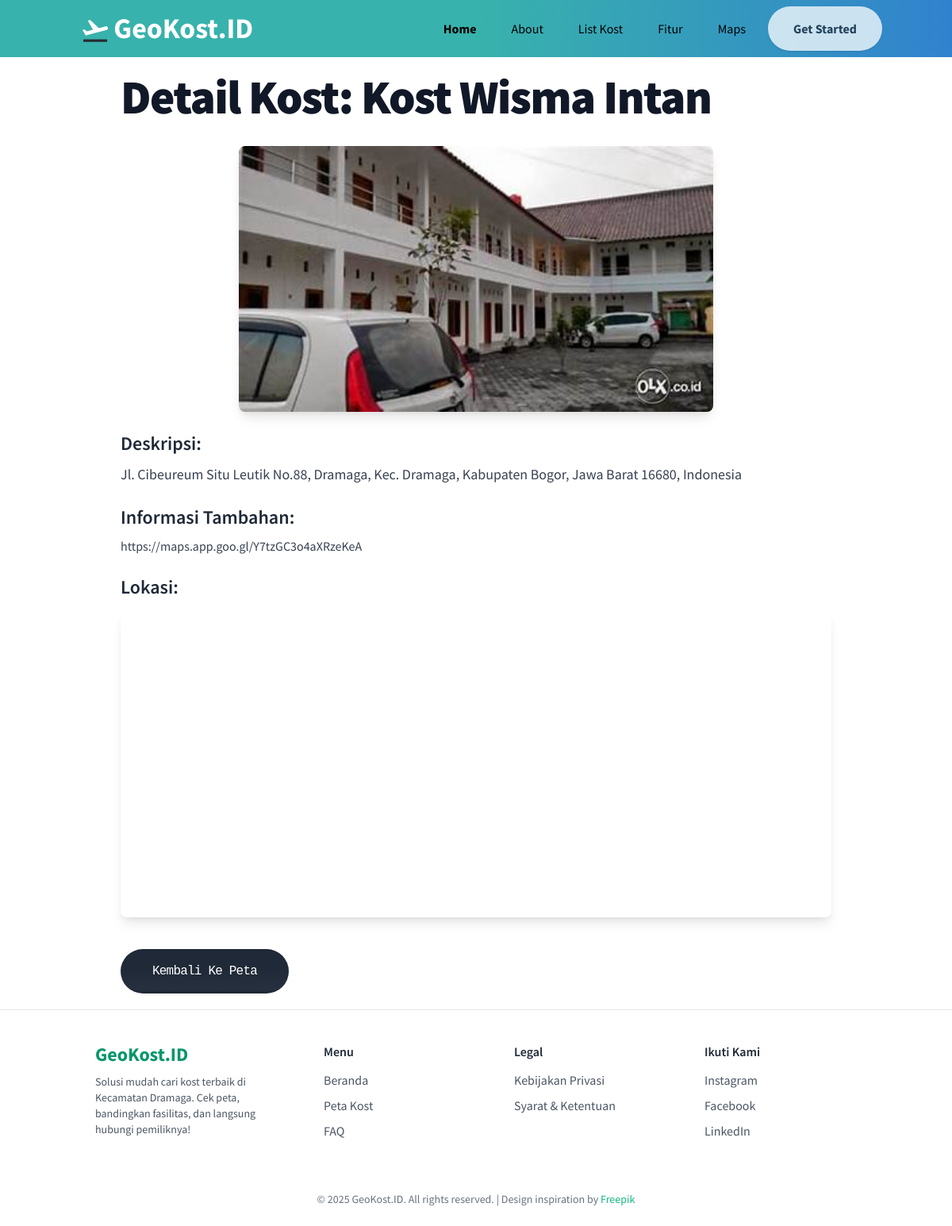
The app's page /detail.php?id=15 with its own data.
### tables this page shows
CREATE TABLE `maps` (
  `id` int UNSIGNED NOT NULL,
  `title` varchar(100) NOT NULL,
  `description` text NOT NULL,
  `info` text NOT NULL,
  `image` varchar(100) DEFAULT NULL,
  `latitude` varchar(40) NOT NULL,
  `longitude` varchar(40) NOT NULL,
  `created_at` timestamp NULL DEFAULT NULL,
  `updated_at` timestamp NULL DEFAULT NULL
);

### detail.php (the view, shortened to what this page needs)
<?php
include "header.php";
$id = intval($_GET['id']);
$query = $pdo->prepare("SELECT * FROM maps WHERE id = :id");
$query->execute(['id' => $id]);
$kost = $query->fetch();
?>
<br><br><br>
<section id="detail" class="p-5 bg-white dark:bg-gray-900">
    <div class="container mx-auto max-w-4xl">
        <h1
            class="mb-4 text-4xl font-extrabold tracking-tight leading-none text-gray-900 md:text-5xl lg:text-6xl dark:text-white">
            Detail Kost: <?= htmlspecialchars($kost['title']) ?>
        </h1>
        <div class="mt-8 space-y-6">
            <?php if (!empty($kost['image'])): ?>
                <img src="assets/images/maps/<?= htmlspecialchars($kost['image']) ?>"
                    alt="<?= htmlspecialchars($kost['title']) ?>" class="w-2/3 mx-auto rounded-lg shadow-lg" />
            <?php endif; ?>
            <div>
                <h2 class="text-2xl font-semibold text-gray-800 dark:text-white">Deskripsi:</h2>
                <p class="mt-2 text-lg text-gray-700 dark:text-gray-300 leading-relaxed">
                    <?= !empty($kost['description']) ? htmlspecialchars($kost['description']) : "Deskripsi tidak tersedia." ?>
                </p>
            </div>
            <?php if (!empty($kost['info'])): ?>
                <div>
                    <h2 class="text-2xl font-semibold text-gray-800 dark:text-white">Informasi Tambahan:</h2>
                    <p class="mt-2 text-gray-700 dark:text-gray-300">
                        <?= htmlspecialchars_decode($kost['info']); ?>
                    </p>
                </div>
            <?php endif; ?>
            <div>
                <h2 class="text-2xl font-semibold text-gray-800 dark:text-white">Lokasi:</h2>
                <div id="map-canvas" class="w-full h-96 mt-4 rounded-lg shadow-lg"></div>
            </div>
            <div class="pt-4">
                <a href="index2.php"
                    class="relative inline-flex items-center justify-center px-10 py-4 overflow-hidden font-mono font-medium tracking-tighter text-white bg-gray-800 rounded-full group dark:bg-gray-100 dark:text-gray-800">
                    <span
                        class="absolute inset-0 w-full h-full -mt-1 rounded-lg opacity-30 bg-gradient-to-b from-transparent via-transparent to-gray-700 dark:to-gray-100"></span>
                    <span class="relative">Kembali Ke Peta</span>
                </a>
            </div>
        </div>
    </div>
</section>
<?php include "footer.php"; ?>

### header.php (style rules this page uses)
.gradient { background: linear-gradient(90deg, #38b2ac 50%, #3182ce 100%); }

### records on screen
maps: title "Kost Wisma Intan", image (picture), description "Jl. Cibeureum Situ Leutik No.88, Dramaga, Kec. Dramaga, Kabupaten Bogor, Jawa Barat 16680, Indonesia", info "https://maps.app.goo.gl/Y7tzGC3o4aXRzeKeA"
